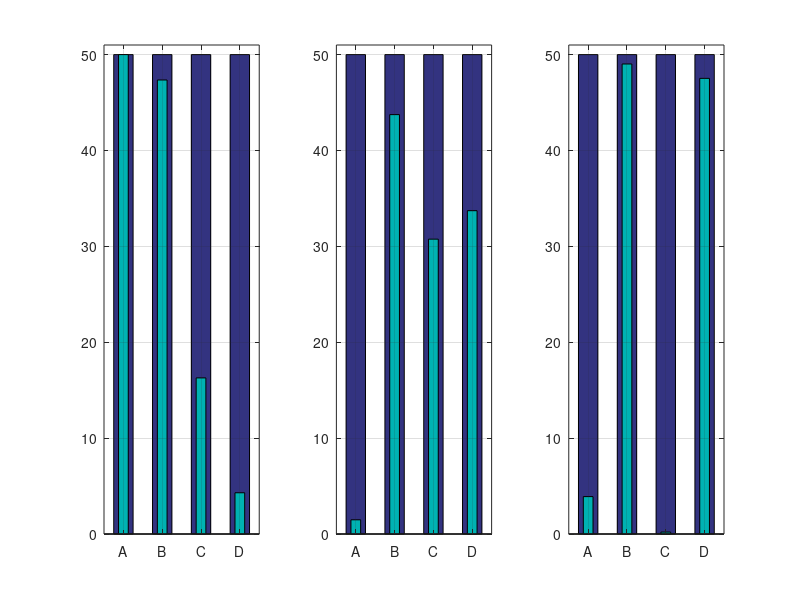
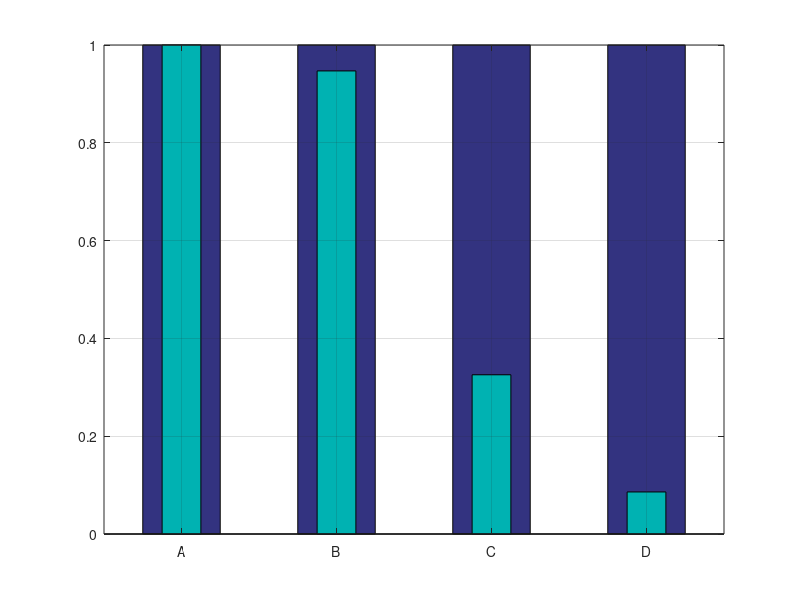

These charts were generated, in order, by the following MATLAB code: (Note: this script raises an error after producing the figures.)
clear 
close all
clc

seed_1992 = [1 0.947 0.3256 0.086] .*50 ;
seed_2042 = [0.0296	0.8748	0.615	0.6744].*50;
seed_2058 = [0.078	0.9804	0.004	0.9504].*50;
end_thr = [1 1 1 1].*50;
w1 = 0.5; 
w2 = 0.25;
x = [1 2 3 4];
Y_AXIS = [0, 51];
X_TICK_LABEL = {'A','B','C','D'};

figure
subplot(1,3,1)
bar(x,end_thr,w1,'FaceColor',[0.2 0.2 0.5])
hold on
bar(x,seed_1992,w2,'FaceColor',[0 0.7 0.7])
ylim(Y_AXIS)
grid on
xticklabels(X_TICK_LABEL)

subplot(1,3,2)
bar(x,end_thr,w1,'FaceColor',[0.2 0.2 0.5])
hold on
bar(x,seed_2042,w2,'FaceColor',[0 0.7 0.7])
ylim(Y_AXIS)
grid on
xticklabels(X_TICK_LABEL)

subplot(1,3,3)
bar(x,end_thr,w1,'FaceColor',[0.2 0.2 0.5])
hold on
bar(x,seed_2058,w2,'FaceColor',[0 0.7 0.7])
ylim(Y_AXIS)
grid on
xticklabels(X_TICK_LABEL)





Y_AXIS = [0, 1.00];

figure
bar(x,end_thr./50,w1,'FaceColor',[0.2 0.2 0.5])
hold on
bar(x,seed_1992./50,w2,'FaceColor',[0 0.7 0.7])
ylim(Y_AXIS)
grid on
xticklabels(X_TICK_LABEL)
yyaxis right
ylabel('thr. [Mbps]')

figure
bar(x,end_thr./50,w1,'FaceColor',[0.2 0.2 0.5])
hold on
bar(x,seed_2058./50,w2,'FaceColor',[0 0.7 0.7])
ylim(Y_AXIS)
grid on
xticklabels(X_TICK_LABEL)
yyaxis right
ylabel('thr. [Mbps]')

